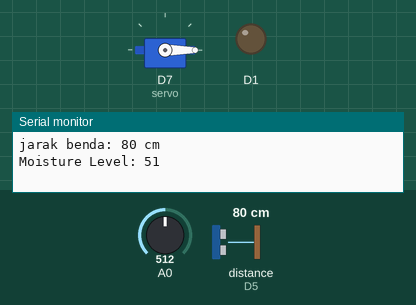
This sketch was run on a simulated ESP8266 (NodeMCU). On the bench: servo, output pins drawn as LEDs (lit = HIGH), the last lines printed to the serial monitor. Wiring (inferred from the names in the program): ultrasonic range finder: trigger D3; echo D5. The test bench sets the inputs (shaded band); at power-on: distance to the obstacle (sensor on D5) 80 cm, A0 = 512. The echo pulse lasts 58.3 µs per cm; pins used as bus, display or sensor lines are not drawn.

Above: at 5.2 s.
5.3 s: distance to the obstacle (sensor on D5) set to 11 cm
9.2 s: distance to the obstacle (sensor on D5) set to 8 cm
At 12.8 s:
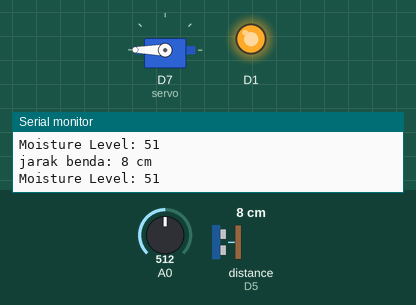
At 13.9 s:
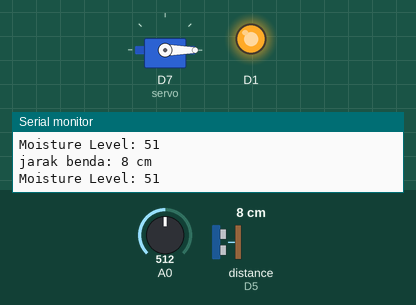
17.5 s: distance to the obstacle (sensor on D5) set to 2 cm
Timing chart, 0 to 22.5 s (numbered marks = the images above; inputs shaded):
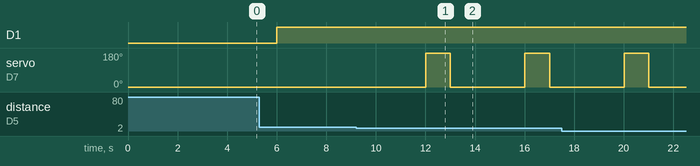

Measured:
- the behaviour switches between 10 and 9 cm on distance to the obstacle (sensor on D5) (found by bisection; images 0 and 1)
- after the input at 9.2 s, servo on D7 (servo): alternates 180° for 1.0 s and 0° for 3.0 s, starting after 2.8 s

The sketch:

berhasil_tanpa_antares.ino
```cpp
#include <ESP8266WiFi.h>
#include <Servo.h>
#define triggerPin  D3
#define echoPin     D5
int sense_Pin = 0;
int value = 0;
Servo servo;


void setup() {


  Serial.begin (9600);
  servo.attach(13); //D7
  servo.write(0);
  delay(2000);
  pinMode(triggerPin, OUTPUT);
  pinMode(echoPin, INPUT);
  pinMode(5, OUTPUT);

    servo.attach(13); //D7
  servo.write(0);
  delay(2000);
}


void loop() {


  long duration, jarak;
  digitalWrite(triggerPin, LOW);
  delayMicroseconds(2);
  digitalWrite(triggerPin, HIGH);
  delayMicroseconds(10);
  digitalWrite(triggerPin, LOW);
  duration = pulseIn(echoPin, HIGH);
  jarak = (duration/2) / 29.1;
  Serial.print("jarak benda: ");
  Serial.print(jarak);
  Serial.println(" cm");
  delay(1000);

  Serial.print("Moisture Level: ");
  value= analogRead(sense_Pin);
  value= value/10;
  Serial.println(value);
  delay(1000);

  if(jarak<10)
  {
    servo.write(270 );
    delay(1000);
    servo.write(0);
    delay(1000);
    }

  else
  {
    digitalWrite(5, HIGH);
    }


}
```
